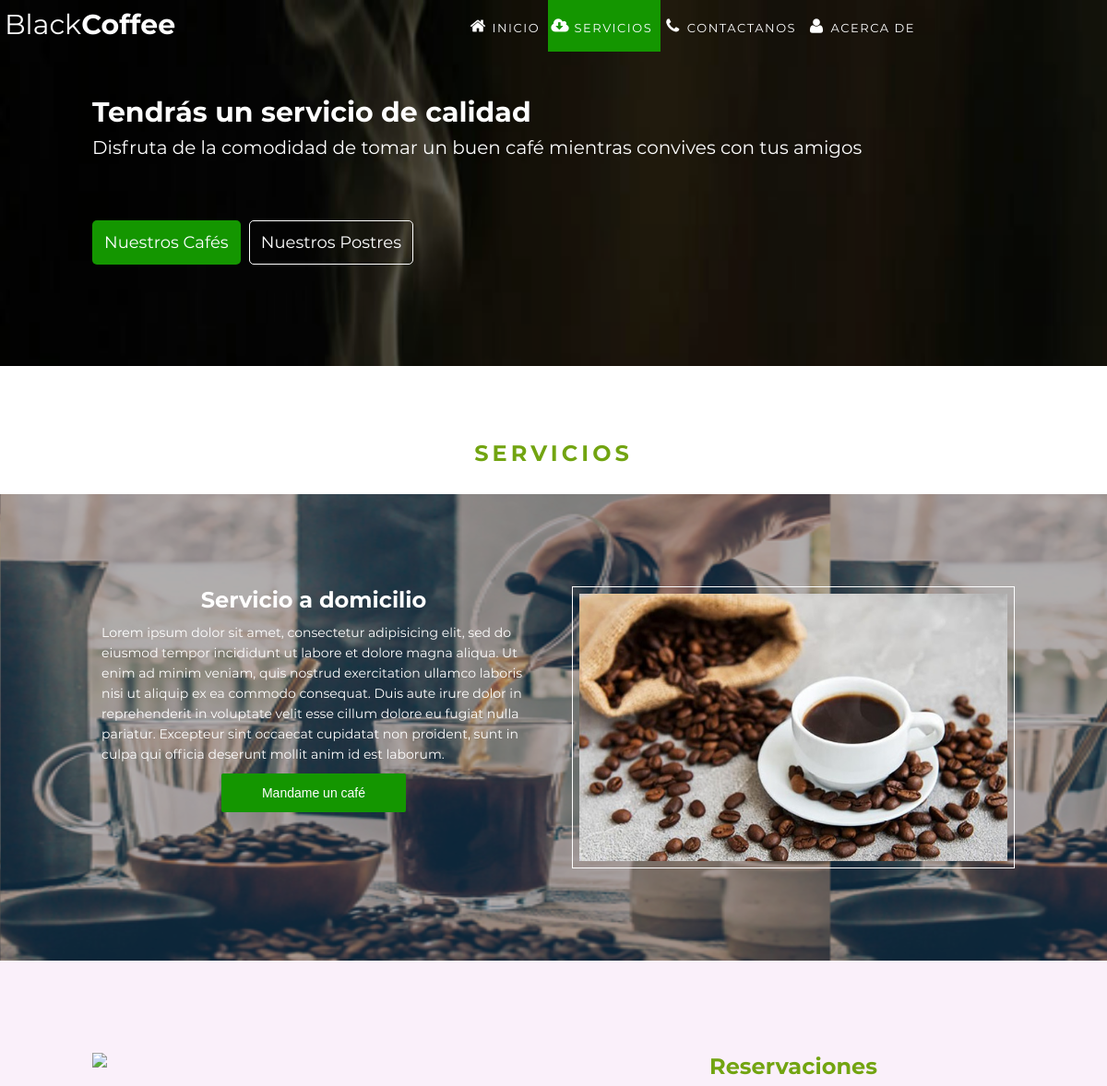
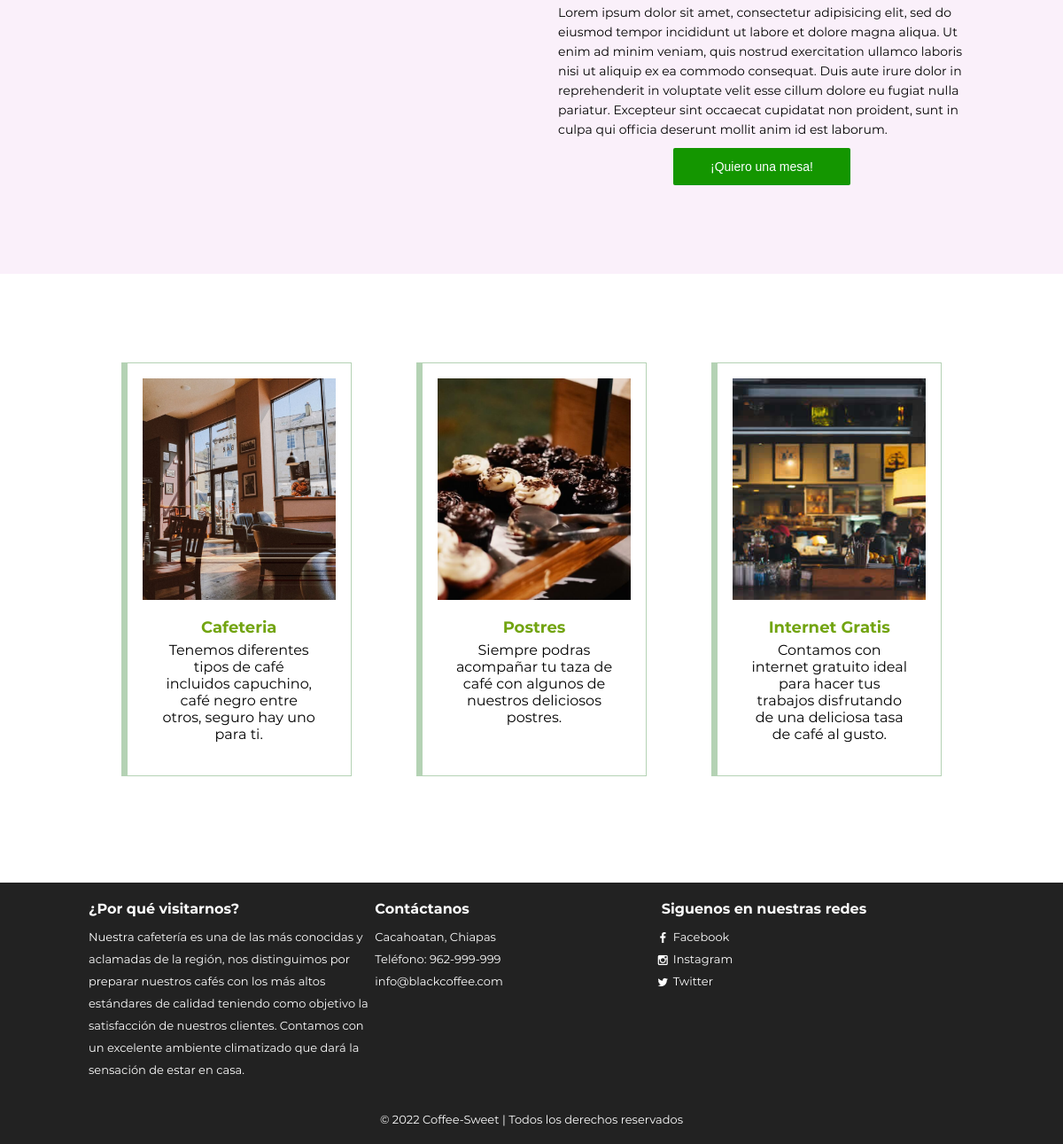
The app's page /controller/services.controller.php?action=services with its own data (2 pictures, top to bottom).
### tables this page shows
CREATE TABLE `banner_two` (
  `id` int(11) NOT NULL,
  `title` varchar(300) NOT NULL,
  `txt` text NOT NULL
);

CREATE TABLE `services` (
  `id` int(11) NOT NULL,
  `title` varchar(300) DEFAULT NULL,
  `txt` text DEFAULT NULL,
  `img` varchar(300) DEFAULT NULL
);

CREATE TABLE `footer` (
  `id` int(11) NOT NULL,
  `description` text DEFAULT NULL,
  `place` varchar(300) DEFAULT NULL,
  `phone` varchar(300) DEFAULT NULL,
  `mail` varchar(300) DEFAULT NULL,
  `facebook` varchar(300) DEFAULT NULL,
  `instagram` varchar(300) DEFAULT NULL,
  `twitter` varchar(300) DEFAULT NULL
);

### controller/services.controller.php (called while the page is built)
<?php
require("../model/inicio.model.php");
$banner = new Inicio();
$bannerTwo = $banner->get_bannerTwo();
$services = new Inicio();
$services_array = $services->get_services();
$footer = new Inicio();
$footer_array = $footer->get_footer();
require("../view/navigation.php");
require("../view/banner.php");
require("../view/services.view.php");
require("../view/footer.php");
?>

### model/conectar.php (called while the page is built, shortened)
<?php
class Conectar {
	public static function conexion() {
		try {
			$conexion = new PDO('mysql:host=' . DB_HOST . ';dbname=' . DB_NAME,DB_USER,DB_PASSWORD);
			$conexion->setAttribute(PDO::ATTR_ERRMODE, PDO::ERRMODE_EXCEPTION);
			$conexion->exec('SET CHARACTER SET UTF8');
		} catch (Exception $e) {
			die('Error: ' . $e->getMessage());
			echo "Error en la linea: " . $e->getLine();
		}
		return $conexion;
	}
}
?>

### model/inicio.model.php (called while the page is built, shortened)
<?php
class Inicio {
	private $db;
	public function __construct() {
		require_once("conectar.php");
		$this->db=Conectar::conexion();
	}
	public function get_bannerTwo() {
		$consulta=$this->db->query("SELECT * FROM banner_two");
		while ($fila=$consulta->fetch(PDO::FETCH_ASSOC)) {
			$banner[] = $fila;
		}
		return $banner;
	}
	public function get_services() {
		$consulta = $this->db->query("SELECT * FROM services");
		while ($fila = $consulta->fetch(PDO::FETCH_ASSOC)) {
			$services[] = $fila;
		}
		return $services;
	}
	public function get_footer() {
		$consulta = $this->db->query("SELECT * FROM footer");
		while ($fila = $consulta->fetch(PDO::FETCH_ASSOC)) {
			$footer[] = $fila;
		}
		return $footer;
	}
}
?>

### view/services.view.php (the view)
    <h3 class="service-title" id="services">SERVICIOS</h3>
        <div class="home__delivery">
            <div class="home__delivery-background">
                <div class="home__delivery--flex container">
                    <div class="home__delivery-column home__delivery-column--1">
                        <h2 class="home__delivery-title">Servicio a domicilio</h2>
                        <p class="home__delivery-txt">Lorem ipsum dolor sit amet, consectetur adipisicing elit, sed do eiusmod
                        tempor incididunt ut labore et dolore magna aliqua. Ut enim ad minim veniam,
                        quis nostrud exercitation ullamco laboris nisi ut aliquip ex ea commodo
                        consequat. Duis aute irure dolor in reprehenderit in voluptate velit esse
                        cillum dolore eu fugiat nulla pariatur. Excepteur sint occaecat cupidatat non
                        proident, sunt in culpa qui officia deserunt mollit anim id est laborum.</p>
                        <a href="home_delivery.controller.php"><button class="home__delivery-button">Mandame un café</button></a>
                    </div>
                    <div class="home__delivery-column home__delivery-column--2">
                        <div class="home__delivery-border__img">
                            <img class="home__delivery-img" src="../img/coffee.jpg">
                        </div>
                    </div>
                </div>
            </div>
        </div>
        <div class="reservation__table">
            <div class="reservation__table-background">
                <div class="reservation__table--flex container">
                    <div class="reservation__table-column reservation__table-column--1">
                        <img class="reservation__table-img" src="../img/reservation.jpeg">
                    </div>
                    <div class="reservation__table-column reservation__table-column--2">
                        <h2 class="reservation__table-title">Reservaciones</h2>
                        <p class="reservation__table-txt">Lorem ipsum dolor sit amet, consectetur adipisicing elit, sed do eiusmod
                        tempor incididunt ut labore et dolore magna aliqua. Ut enim ad minim veniam,
                        quis nostrud exercitation ullamco laboris nisi ut aliquip ex ea commodo
                        consequat. Duis aute irure dolor in reprehenderit in voluptate velit esse
                        cillum dolore eu fugiat nulla pariatur. Excepteur sint occaecat cupidatat non
                        proident, sunt in culpa qui officia deserunt mollit anim id est laborum.
                    </p>
                    <a href="../controller/reservation.controller.php"><button class="reservation__table-button">¡Quiero una mesa!</button></a>
                    </div>
                </div>
            </div>
        </div>
<div class="service__container-background">
    <div class="service__container container">
        <?php foreach($services_array as $services): ?>
        <div class="service__column">
            <div class="service__column-content__img">
                <img src="../img/<?php echo $services['img']; ?>" class="service__column-img" alt="Cafeteria" title="Cafeteria">
            </div>
            <div class="service__column-text">
                <h3 class="service__column-title"><?php echo ucwords($services['title']); ?> </h3>
                <p class="service__column-txt"><?php echo $services['txt']; ?></p>
            </div>
        </div>
        <?php endforeach; ?>
    </div>
</div>

### view/banner.php
<?php if(!isset($_GET['action'])) { ?>
   <div class="banner" id="banner">
      <div class="banner__color">
         <div class="banner__content container">
            <div class="banner__text">
                <?php foreach($banner_array as $banner): ?>
                  <h1 id="banner__title" class="banner__title"><?php echo $banner['title']; ?></h1>
                  <h3 id="banner__txt" class="banner__txt"><?php echo $banner['txt']; ?></h3>
                <?php endforeach; ?>
             </div>
             <div class="banner__buttons">
               <div class="banner__buttons-content">
                  <div class="banner__buttons-to_bottom"></div>
               </div>
             </div>
         </div>
       </div>
   </div>
<?php } else { ?>
    <div class="services-banner" id="banner">
        <div class="services-banner__color">
            <div class="services-banner__content container">
               <div class="services-banner__text">
                  <?php foreach($bannerTwo as $banner): ?>
                  <h1 id="banner__title" class="services-banner__title"><?php echo $banner['title']; ?></h1>
                  <h3 id="banner__txt" class="services-banner__txt"><?php echo $banner['txt']; ?></h3>
                <?php endforeach; ?>
               </div>
               <div class="services-banner__buttons">
                  <a class="services-banner__buttons-link color-green" href="../#our-coffee">Nuestros Cafés</a>
                  <a class="services-banner__buttons-link" href="../#our-cakes">Nuestros Postres</a>
               </div>
           </div>
        </div>
    </div>
<?php } ?>

### view/footer.php (shortened to what this page needs)
<?php
if (isset($_GET['action'])) {
?>
<footer class="main-footer">
            <?php foreach($footer_array as $footer): ?>
            <div class="container container--flex">
                <div class="footer__column column--33">
                    <h2 class="footer__column-title">¿Por qué visitarnos?</h2>
                    <p class="footer__column-txt"><?php echo $footer['description']; ?></p>
                </div>
                <div class="footer__column column--33">
                    <h2 class="footer__column-title">Contáctanos</h2>
                    <p class="footer__column-txt"><?php echo $footer['place']; ?></p>
                    <p class="footer__column-txt"><?php echo $footer['phone']; ?></p>
                    <p class="footer__column-txt"><?php echo $footer['mail']; ?></p>
                </div>
                <div class="footer__column column--33">
                    <h2 class="footer__column-title">Siguenos en nuestras redes</h2>
                    <p class="footer__column-txt"><a target="_blank" href="<?php echo $footer['facebook']; ?>" class="icon-facebook">Facebook</a></p>
                    <p class="footer__column-txt"><a target="_blank" href="<?php echo $footer['instagram']; ?>" class="icon-instagram">Instagram</a></p>
                    <p class="footer__column-txt"><a target="_blank" href="<?php echo $footer['twitter']; ?>" class="icon-twitter">Twitter</a></p>
                </div>
                <p class="copy">&copy; 2022 Coffee-Sweet | Todos los derechos reservados</p>
            </div>
            <?php endforeach; ?>
    </footer>
</body>
</html>
<?php
}
?>

### css/estilos.css (style rules this page uses)
* { margin: 0; padding: 0; }
:root { --global-green: #72a411; --dark-green: rgb(20, 150, 0); --select-green: rgb(20, 130, 0); --global-gray: rgb(100,100,100); }
body { font-family: 'Montserrat'; }
img { display: block; width: 100%; max-width: 100%; }
.container { width: 100%; margin: auto; }
html { scroll-behavior:smooth; }
.service__container-background { background-color: ; }
.service__container { padding: 100px 0; }
.service__column { width: 70%; margin: auto; padding: 17px; text-align: center; margin-bottom: 20px; background-color: #fff; border: 1px solid rgb(180, 210, 180); border-left: 7px solid rgb(180, 210, 180); box-sizing: border-box; transition: all .5s; }
.service__column-img { object-fit: cover; height: 250px; border-top-left-radius: ; border-top-right-radius: ; }
.service__column-text { padding: 20px; }
.service__column-title { font-size: 18px; color: var(--global-green); margin-bottom: 5px; }
.home__delivery { background-image: url(../img/home_delivery.jpg); background-size: 450px 100%; background-repeat: ; }
.home__delivery-background { background: rgba(0, 0, 0, .3); padding: 100px 0; }
.home__delivery-column { text-align: center; }
.home__delivery-column--1 { padding: 0 10px 0 10px; box-sizing: border-box; }
.home__delivery-column--2 { display: none; }
.home__delivery-title, .home__delivery-txt { color: #fff; }
.home__delivery-title, .reservation__table-title { text-align: center; margin-bottom: 10px; }
.home__delivery-txt, .reservation__table-txt { font-size: 14px; margin-bottom: 10px; line-height: 22px; text-align: left; }
.home__delivery-button { background: var(--dark-green); padding: 13px 10px; border: 0; border-radius: 2px; color: #fff; font-size: 14px; cursor: pointer; width: 200px; transition: background .3s; }
.reservation__table-background { background: rgb(250, 240, 250); padding: 100px 0; }
.reservation__table-title { color: var(--global-green); }
.reservation__table-column { text-align: center; }
.reservation__table-column--1 { margin-bottom: 20px; }
.reservation__table-column--2 { padding: 0 10px 0 10px; box-sizing: border-box; }
.reservation__table-button { background: var(--dark-green); padding: 13px 10px; border: 0; border-radius: 2px; color: #fff; font-size: 14px; cursor: pointer; width: 200px; transition: background .3s; }
.contact-us-title, .service-title, .about-title { font-size: 24px; margin-bottom: 30px; text-align: center; color: var(--global-green); letter-spacing: 4px; }
.main-footer { background: #222; color: white; padding: 10px; padding-top: 20px; padding-bottom: 20px; font-size: .8em; }
.footer__column { margin-bottom: 20px; }
.footer__column-title { margin-bottom: 10px; }
.footer__column-txt { line-height: 25px; }
.copy { text-align: center; margin:auto; margin-top: 15px; }
.main-footer [class*="icon-"] { color: white; text-decoration: none; }
.main-footer [class*="icon-"]:before { position: relative; top: 3px; right: 5px; }
@media screen and (min-width: 480px) { .service__container { display: flex; flex-wrap: wrap; justify-content:space-around; } }
@media screen and (min-width: 480px) { .service__column { width: 36%; margin-top: 0; } }
@media screen and (min-width: 480px) { .home__delivery { background-size: 600px 100%; } }
@media screen and (min-width: 480px) { .home__delivery--flex, .reservation__table--flex { display: flex; justify-content: space-between; } }
@media screen and (min-width: 480px) { .home__delivery-column, .reservation__table-column { width: 48%; } }
@media screen and (min-width: 480px) { .home__delivery-column--2 { display: block; } }
@media screen and (min-width: 480px) { .home__delivery-border__img { border: 1px solid #fff; padding: 7px; } }
@media screen and (min-width: 480px) { .footer__column { display: inline-block; width: 32%; vertical-align: top; } }
@media screen and (min-width: 480px) { .footer__column-title { font-size: 16px; } }
@media screen and (min-width: 480px) { .footer__column-txt { font-size: 13px; } }
@media screen and (min-width: 480px) { .copy { font-size: 13px; } }
@media screen and (min-width: 768px) { .service__column { width: 24%; } }
@media screen and (min-width: 768px) { .home__delivery { background-size: 800px 100%; } }
@media screen and (min-width: 1024px) { .container { width: 1000px; } }
@media screen and (min-width: 1024px) { .service__column { width: 26%; } }
@media screen and (min-width: 1024px) { .home__delivery { background-size: 900px 100%; } }

### records on screen
banner_two: title "Tendrás un servicio de calidad", txt "Disfruta de la comodidad de tomar un buen café mientras convives con tus amigos"
services: img (picture), title "Cafeteria", txt "Tenemos diferentes tipos de café incluidos capuchino, café negro entre otros, seguro hay uno para ti."
services: img (picture), title "Postres", txt "Siempre podras acompañar tu taza de café con algunos de nuestros deliciosos postres."
services: img (picture), title "Internet Gratis", txt "Contamos con internet gratuito ideal para hacer tus trabajos disfrutando de una deliciosa tasa de café al gusto."
footer: description "Nuestra cafetería es una de las más conocidas y aclamadas de la región, nos distinguimos por preparar nuestros cafés con los más altos estándares de calidad teniendo como objetivo la satisfacción de nuestros clientes. Contamos con un excelente ambiente climatizado que dará la sensación de estar en casa.", place "Cacahoatan, Chiapas", phone "Teléfono: 962-999-999", mail "info@blackcoffee.com"
